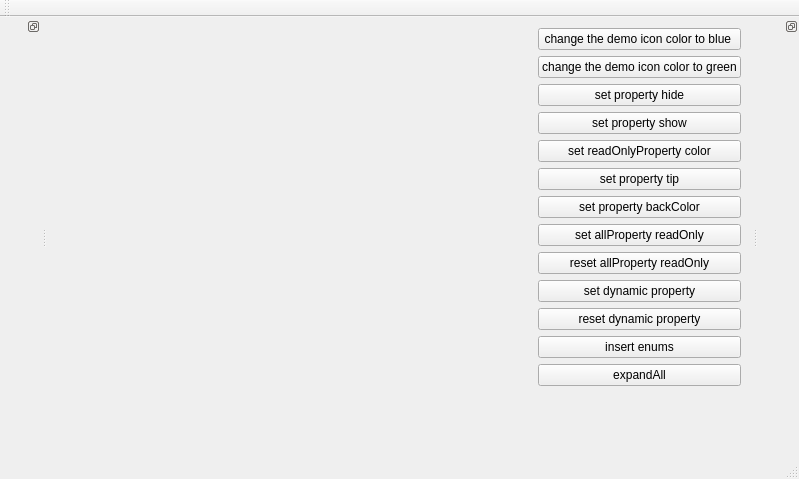
<?xml version="1.0" encoding="UTF-8"?>
<ui version="4.0">
 <class>MainWindow</class>
 <widget class="QMainWindow" name="MainWindow">
  <property name="geometry">
   <rect>
    <x>0</x>
    <y>0</y>
    <width>799</width>
    <height>479</height>
   </rect>
  </property>
  <property name="windowTitle">
   <string>MainWindow</string>
  </property>
  <widget class="QWidget" name="centralWidget">
   <layout class="QGridLayout" name="gridLayout">
    <item row="0" column="0">
     <spacer name="horizontalSpacer">
      <property name="orientation">
       <enum>Qt::Horizontal</enum>
      </property>
      <property name="sizeHint" stdset="0">
       <size>
        <width>357</width>
        <height>20</height>
       </size>
      </property>
     </spacer>
    </item>
    <item row="1" column="1">
     <spacer name="verticalSpacer">
      <property name="orientation">
       <enum>Qt::Vertical</enum>
      </property>
      <property name="sizeHint" stdset="0">
       <size>
        <width>20</width>
        <height>317</height>
       </size>
      </property>
     </spacer>
    </item>
    <item row="0" column="1">
     <layout class="QVBoxLayout" name="verticalLayout">
      <item>
       <widget class="QPushButton" name="changeBlueBtn">
        <property name="text">
         <string>change the demo icon color to blue </string>
        </property>
       </widget>
      </item>
      <item>
       <widget class="QPushButton" name="changeGreenBtn">
        <property name="text">
         <string>change the demo icon color to green</string>
        </property>
       </widget>
      </item>
      <item>
       <widget class="QPushButton" name="setHideBtn">
        <property name="text">
         <string>set property hide</string>
        </property>
       </widget>
      </item>
      <item>
       <widget class="QPushButton" name="setShowBtn">
        <property name="text">
         <string>set property show</string>
        </property>
       </widget>
      </item>
      <item>
       <widget class="QPushButton" name="setROColorBtn">
        <property name="text">
         <string>set readOnlyProperty color</string>
        </property>
       </widget>
      </item>
      <item>
       <widget class="QPushButton" name="setTipBtn">
        <property name="text">
         <string>set property tip</string>
        </property>
       </widget>
      </item>
      <item>
       <widget class="QPushButton" name="setBackColorBtn">
        <property name="text">
         <string>set property backColor</string>
        </property>
       </widget>
      </item>
      <item>
       <widget class="QPushButton" name="SetAllROBtn">
        <property name="text">
         <string>set allProperty readOnly</string>
        </property>
       </widget>
      </item>
      <item>
       <widget class="QPushButton" name="reSetAllROBtn">
        <property name="text">
         <string>reset allProperty readOnly</string>
        </property>
       </widget>
      </item>
      <item>
       <widget class="QPushButton" name="setDynamicBtn">
        <property name="text">
         <string>set dynamic property</string>
        </property>
       </widget>
      </item>
      <item>
       <widget class="QPushButton" name="reSetDynamicBtn">
        <property name="text">
         <string>reset dynamic property</string>
        </property>
       </widget>
      </item>
      <item>
       <widget class="QPushButton" name="insertEnumsBtn">
        <property name="text">
         <string>insert enums</string>
        </property>
       </widget>
      </item>
      <item>
       <widget class="QPushButton" name="expandAllBtn">
        <property name="text">
         <string>expandAll</string>
        </property>
       </widget>
      </item>
     </layout>
    </item>
   </layout>
   <zorder>horizontalSpacer</zorder>
   <zorder>verticalSpacer</zorder>
  </widget>
  <widget class="QMenuBar" name="menuBar">
   <property name="geometry">
    <rect>
     <x>0</x>
     <y>0</y>
     <width>799</width>
     <height>23</height>
    </rect>
   </property>
  </widget>
  <widget class="QToolBar" name="mainToolBar">
   <attribute name="toolBarArea">
    <enum>TopToolBarArea</enum>
   </attribute>
   <attribute name="toolBarBreak">
    <bool>false</bool>
   </attribute>
  </widget>
  <widget class="QStatusBar" name="statusBar"/>
  <widget class="QDockWidget" name="dockWidget_3">
   <property name="features">
    <set>QDockWidget::DockWidgetFloatable|QDockWidget::DockWidgetMovable</set>
   </property>
   <property name="allowedAreas">
    <set>Qt::AllDockWidgetAreas</set>
   </property>
   <property name="windowTitle">
    <string/>
   </property>
   <attribute name="dockWidgetArea">
    <number>2</number>
   </attribute>
   <widget class="QWidget" name="dockWidgetContents_3"/>
  </widget>
  <widget class="QDockWidget" name="dockWidget_4">
   <property name="features">
    <set>QDockWidget::DockWidgetFloatable|QDockWidget::DockWidgetMovable</set>
   </property>
   <property name="windowTitle">
    <string/>
   </property>
   <attribute name="dockWidgetArea">
    <number>1</number>
   </attribute>
   <widget class="QWidget" name="dockWidgetContents_4"/>
  </widget>
 </widget>
 <layoutdefault spacing="6" margin="11"/>
 <resources/>
 <connections/>
</ui>
